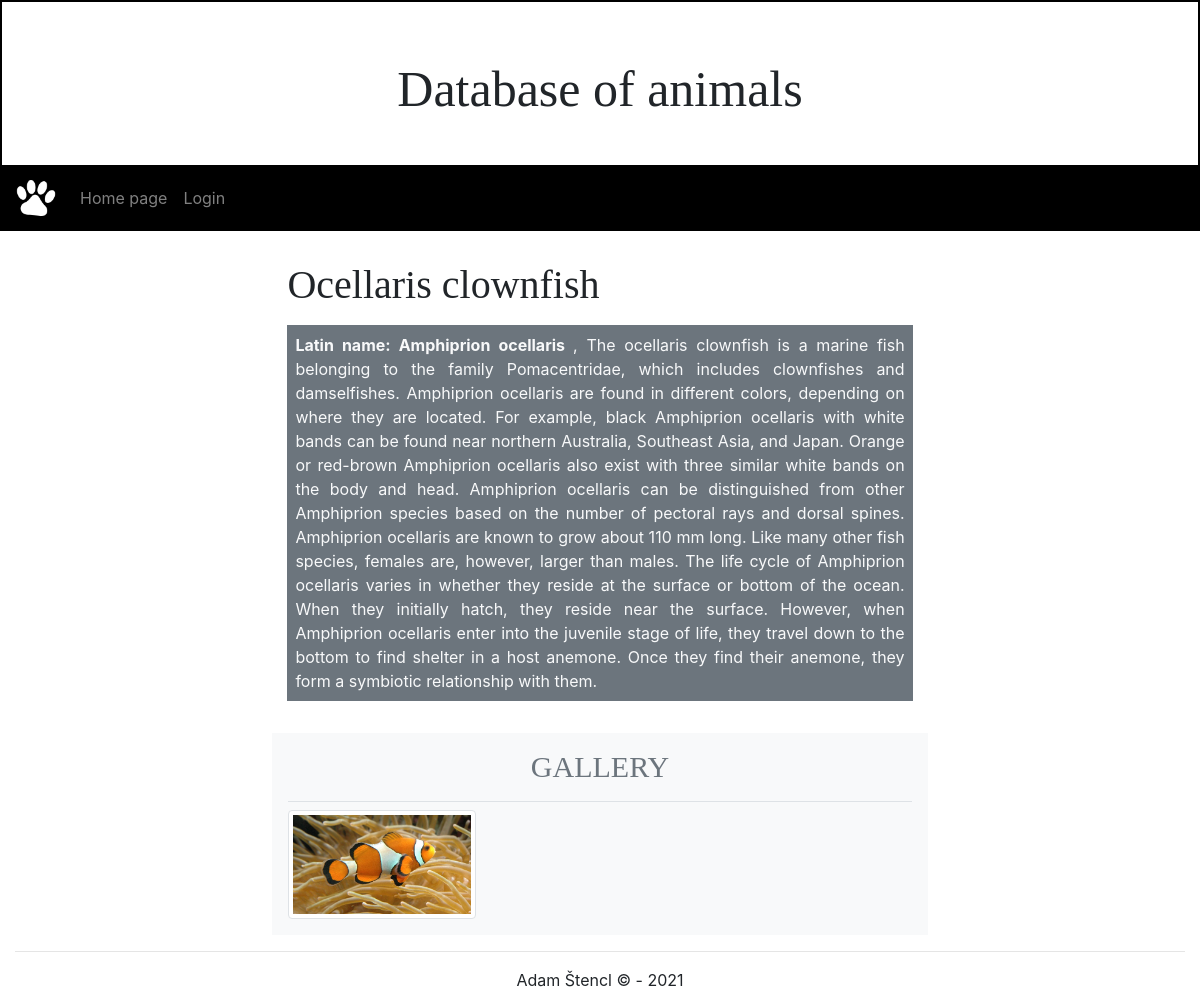
/app/details/2/, run on the app's committed database.
### app/models.py (models this page shows, shortened)
class Animal(models.Model):
    name = models.CharField(max_length=200, verbose_name="Name")
    latinn = models.CharField(max_length=200, verbose_name="Latin name")
    typee = models.ManyToManyField(Type, verbose_name="Type", help_text='select an animal type')
    info = models.TextField(blank=True, null=True, verbose_name="Info")
    image = models.ImageField(upload_to=poster_path, blank=True, null=True, verbose_name="Image")
    class Meta:
        ordering = ["name"]

class Attachment(models.Model):
    title = models.CharField(max_length=200, verbose_name="Title")
    last_update = models.DateTimeField(auto_now=True)
    file = models.FileField(upload_to=attachment_path, null=True, verbose_name="File")
    TYPE_OF_ATTACHMENT = (
        ('audio','Audio'),
        ('image','Image'),
        ('text','Text'),
        ('video','Video'),
        ('other','Other'),
    )
    type = models.CharField(max_length=5, choices=TYPE_OF_ATTACHMENT, blank=True,
    default='image', help_text='Select attachment type', verbose_name="Attachment type")
    animal = models.ForeignKey(Animal, on_delete=models.CASCADE)
    class Meta:
        ordering = ["-last_update", "type"]

### app/views.py (the view)
# urls.py: path('details/<int:pk>/', views.AnimalDetailView.as_view(), name='animal-detail'),
class AnimalDetailView(DetailView):
    model = Animal
    context_object_name = 'animal_detail'
    template_name = 'detail.html'

### app/templates/detail.html (shortened to what this page needs)
{% extends "base.html" %}
{% block content %}
<div style="margin-left: 22%; margin-right: 22%;">
    <div class="col-lg-12 mb-3">
        <h2 style="font-family: 'Cinzel', serif; font-size: 40px;" class="display-4 mb-3">{{ animal_detail.name }}</h2>
        <div class="bg-secondary text-light p-2 mb-3 text-justify"><b>Latin name: {{ animal_detail.latinn }} </b>,
            {{ animal_detail.info }}
        </div>
    </div>
    <div class="col-lg-12 bg-light p-3">
        <h3 style="font-family: 'Cinzel', serif; font-size: 30px;" class="border-bottom pb-3 text-secondary text-center text-uppercase">Gallery</h3>
        <div class="row">
        {% for image in animal_detail.attachment_set.all %}
            <div class="col-lg-6 col-xl-4">
                <a href="{{ image.file.url }}" data-toggle="lightbox" data-gallery="gallery">
                    <img src="{{ image.file.url }}" class="img-fluid img-thumbnail" alt="{{ image.name }}">
                </a>
            </div>
        {% endfor %}
        </div>
    </div>
</div>
{% endblock %}

### data on the page
Animal: name "Ocellaris clownfish", latinn "Amphiprion ocellaris", info "The ocellaris clownfish is a marine fish belonging to the family Pomacentridae, which includes clownfishes and damselfishes. Amphiprion ocellaris are found in different colors, depending on where they are located. For example, black Amphiprion ocellaris with white bands can be found near northern Australia, Southeast Asia, and Japan. Orange or red-brown Amphiprion ocellaris also exist with three similar white bands on the body and head. Amphiprion ocellaris can be distinguished from other Amphiprion species based on the number of pectoral rays and dorsal spines. Amphiprion ocellaris are known to grow about 110 mm long. Like many other fish species, females are, however, larger than males.…"
Attachment: file (picture)
